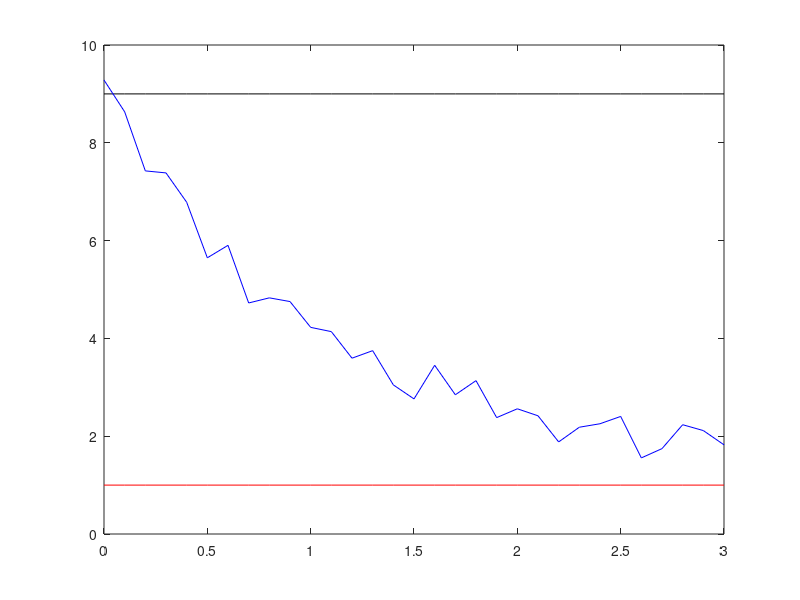

Here is the MATLAB script that generated this plot: (Note: this script raises an error after producing the figure.)
%% Figure 1A 
figure(1); clf; 
t=1:31; t = (t-1)/10; 
n1 = ones(31,1)*9; 
n2 = exp(2-t)+1 + rand(1,31); 
n3 = ones(31,1); 

plot(t,n1, 'k', t,n2, 'b', t, n3', 'r'); 
ylim([0 10]);


%% Figure 1E

% para = [el trace, learning rate, discounting factor, numTrial, trleng, USt, saliency of exp stim];
% 0.3 is the threshold for learning termination 

% Figure 1 is model 
para = [0.5; 0.005; 0.9; 500; 15; 13; 2];   % same as for howe 2013
[acqPE] = TD(para, 0);
x = min(find(acqPE(:,3)>0.3));

% early 
ex = round(x*0.1); 
para = [0.5; 0.005; 0.9; ex; 15; 13; 2]; 
[PEe, we] = TD_weight(para);
tDime = length(find(PEe(length(PEe),:) > 0.01))

% late
lx = round(x*0.8); 
para = [0.5; 0.005; 0.9; lx; 15; 13; 2]; 
[PEl, wl] = TD_weight(para);
tDiml = length(find(PEl(length(PEl),:) > 0.01))

% bottom plot
hold off; clf; figure(2); 
subplot(1,2,1); heatmap(we); caxis([0 0.3]); 
subplot(1,2,2); heatmap(wl); caxis([0 0.3]);
 
% top plot
figure(3); subplot(1,2,1); 
yyaxis left  
bar(1:10, sum(we)); ylim([0 2.5]);
yyaxis right 
plot(1:10, PEe(ex,3:12)); 
ts = ['Effective task dimensionality = ' num2str(tDime)]; 
title(ts);

subplot(1,2,2); 
yyaxis left  
bar(1:10, sum(wl)); ylim([0 2.5]);
yyaxis right 
plot(1:10, PEl(lx,3:12)); ylim([0 0.3])
ts = ['Effective task dimensionality = ' num2str(tDiml)]; 
title(ts);

